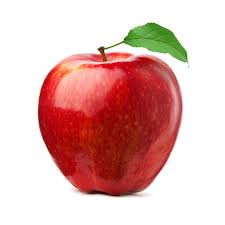
#> input picture Image Edge Detection/apple.jpg, 225 x 225 px, given in place of naga.jpg, which was not available
$ python egde_detection_sobel_kernal2.py   (older library calls are emulated)
#> lines starting #> are read from the running program, lines starting #| are printed output that depends on the picture; pictures that were not available may be replaced by others from this repository, and a replacement may not be noted

# coding: utf-8

# In[ ]:


from scipy import signal
import matplotlib.pyplot as plt
from matplotlib import image as im
from scipy import misc
ascent = im.imread('Desktop/naga.jpg')
#> ascent is the input picture: shape (225, 225, 3); mean R, G, B 225.6, 183.9, 180.2
scharr = im.imread('Desktop/naga.jpg')
b = ascent[:,:, 0]
g = ascent[:,:, 1]
r = ascent[:,:, 2]
ac= 0.21 * r + 0.72 * g + 0.07 * b
a= scharr[:,:, 0]
c = scharr[:,:, 1]
d= scharr[:,:, 2]
sc = 0.21 * a + 0.72 * c + 0.07 * d
grad = signal.convolve2d(ac, sc, boundary='symm', mode='same',fillvalue=0)
plt.imshow(grad)


# In[ ]:


from scipy import signal
import matplotlib.pyplot as plt
from matplotlib import image as im
import numpy as np
kh = np.array([[0, 8, 0], [0, -16, 0], [0, -8, 0]], dtype = np.float)
kv = np.array([[-1, -2, -1], [0, 0, 0], [1, 2, 1]], dtype = np.float)
image= im.imread('Desktop/graps.jpg')
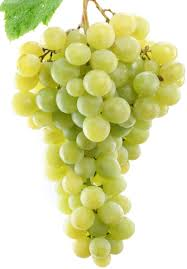
#> input picture Image Edge Detection/graps.jpg, 187 x 269 px, found by its file name
#> image is the input picture: shape (269, 187, 3); mean R, G, B 218.4, 220.6, 166.2
b = image[:,:, 0]
#> b: shape (269, 187)
g = image[:,:, 1]
#> g: shape (269, 187)
r = image[:,:, 2]
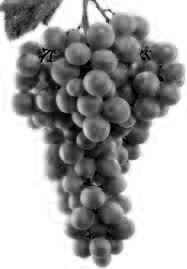
#> r: shape (269, 187); min 0, max 255, mean 166.2
gr= 0.21 * r + 0.72 * g + 0.07 * b
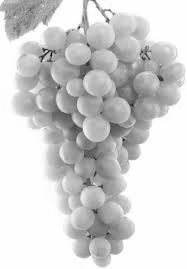
#> gr: shape (269, 187) float64; min 13.41, max 255, mean 209
plt.gray()
conv=signal.convolve2d(gr,kv,boundary='symm',mode='same',fillvalue=0)
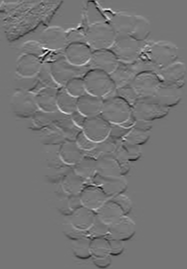
#> conv: shape (269, 187) float64; min -523.6, max 611, mean -1; drawn with min black and max white
conh=signal.convolve2d(gr,kh,boundary='symm',mode='same',fillvalue=0)
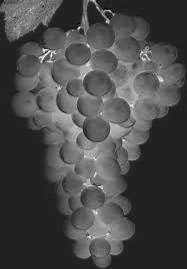
#> conh: shape (269, 187) float64; min -4695.2, max -3.92, mean -3342; drawn with min black and max white
con=abs(conv)
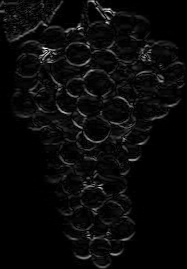
#> con: shape (269, 187) float64; min 0, max 611, mean 24.7; drawn with min black and max white
con1=abs(conh)
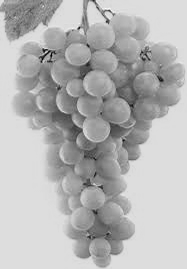
#> con1: shape (269, 187) float64; min 3.92, max 4695.2, mean 3342; drawn with min black and max white
plt.subplot(1,4,1)
plt.imshow(image)
plt.title('original')
plt.subplot(1,4,2)
plt.imshow(gr)
plt.title('grayimage')
plt.subplot(1,4,3)
plt.imshow(con)
plt.title('verticalsobel')
plt.subplot(1,4,4)
plt.imshow(conh)
plt.title('kernal kh')


# In[32]:


plt.imshow(con)
